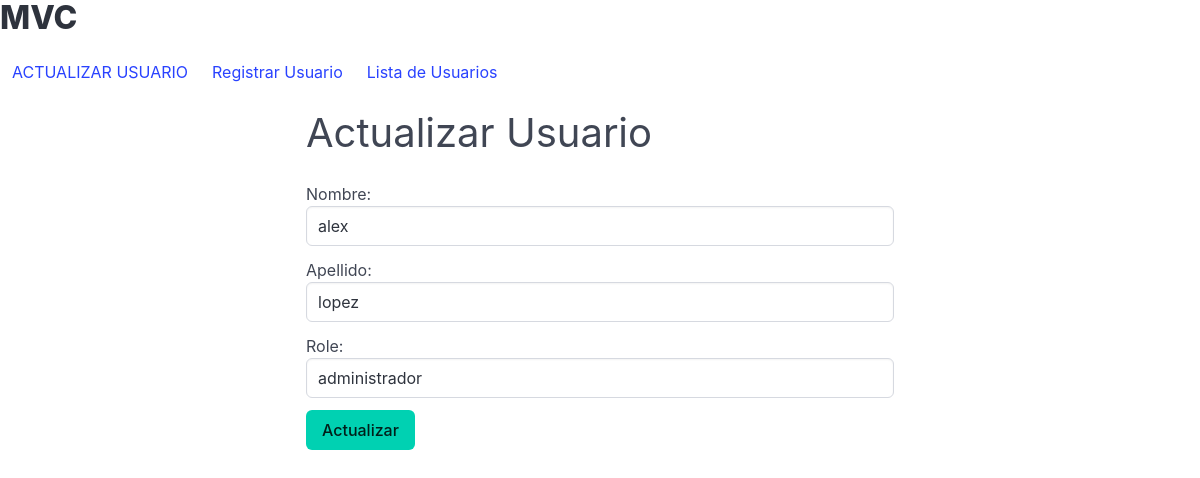
The app's page /users/2/update (signed in) with its own data.
### app/models/user_model.py (models this page shows, shortened)
class User(UserMixin, db.Model): #con herencia de UserMixin, db.Model
    __tablename__ = "users"
    id = db.Column(db.Integer, primary_key=True)
    first_name = db.Column(db.String(50), nullable=False)
    last_name = db.Column(db.String(50), nullable=False)
    username = db.Column(db.String(100), unique=True, nullable=False)
    role = db.Column(db.String(100), nullable=False)
    password_hash = db.Column(db.String(128), nullable=False)
    @staticmethod
    def get_by_id(id):
        return User.query.get(id)

### app/controllers/user_controller.py (the view, shortened to what this page needs)
@user_bp.route("/users/<int:id>/update", methods=["GET", "POST"])
@login_required
def update_user(id):
    user = User.get_by_id(id)
    if not user:
        return "Usuario no encontrado", 404
    return user_view.actualizar(user)

### app/run.py (called while the page is built)
@login_manager.user_loader
def load_user(user_id):
    return User.query.get(int(user_id))

### app/views/user_view.py (called while the page is built)
def actualizar(user):
    return render_template("actualizar.html", title="Actualizar usuario", user=user)

### app/templates/actualizar.html
{% extends 'base.html' %}
{% block content %}
<h2 class="subtitle is-2">Actualizar Usuario</h2>
<form method="post" action="/users/{{ user.id }}/update">
    <div class="field">
        <label for="first_name">Nombre:</label>
        <div class="control">
            <input type="text" id="first_name" name="first_name"
            required class="input" value="{{ user.first_name }}">
        </div>
    </div>
    <div class="field">
        <label for="last_name">Apellido:</label>
        <div class="control">
            <input type="text" id="last_name" name="last_name"
            required class="input" value="{{ user.last_name }}">
        </div>
    </div>
    <div class="field">
        <label for="role">Role:</label>
        <div class="control">
            <input type="text" id="role" name="role"
            required class="input" value="{{ user.role }}">
        </div>
    </div>
    <input type="submit" value="Actualizar" class="button is-primary">
{% endblock %}

### records on screen
User: first_name "alex", last_name "lopez", role "administrador"

### other values on screen
{{ title.upper() }} "ACTUALIZAR USUARIO"
